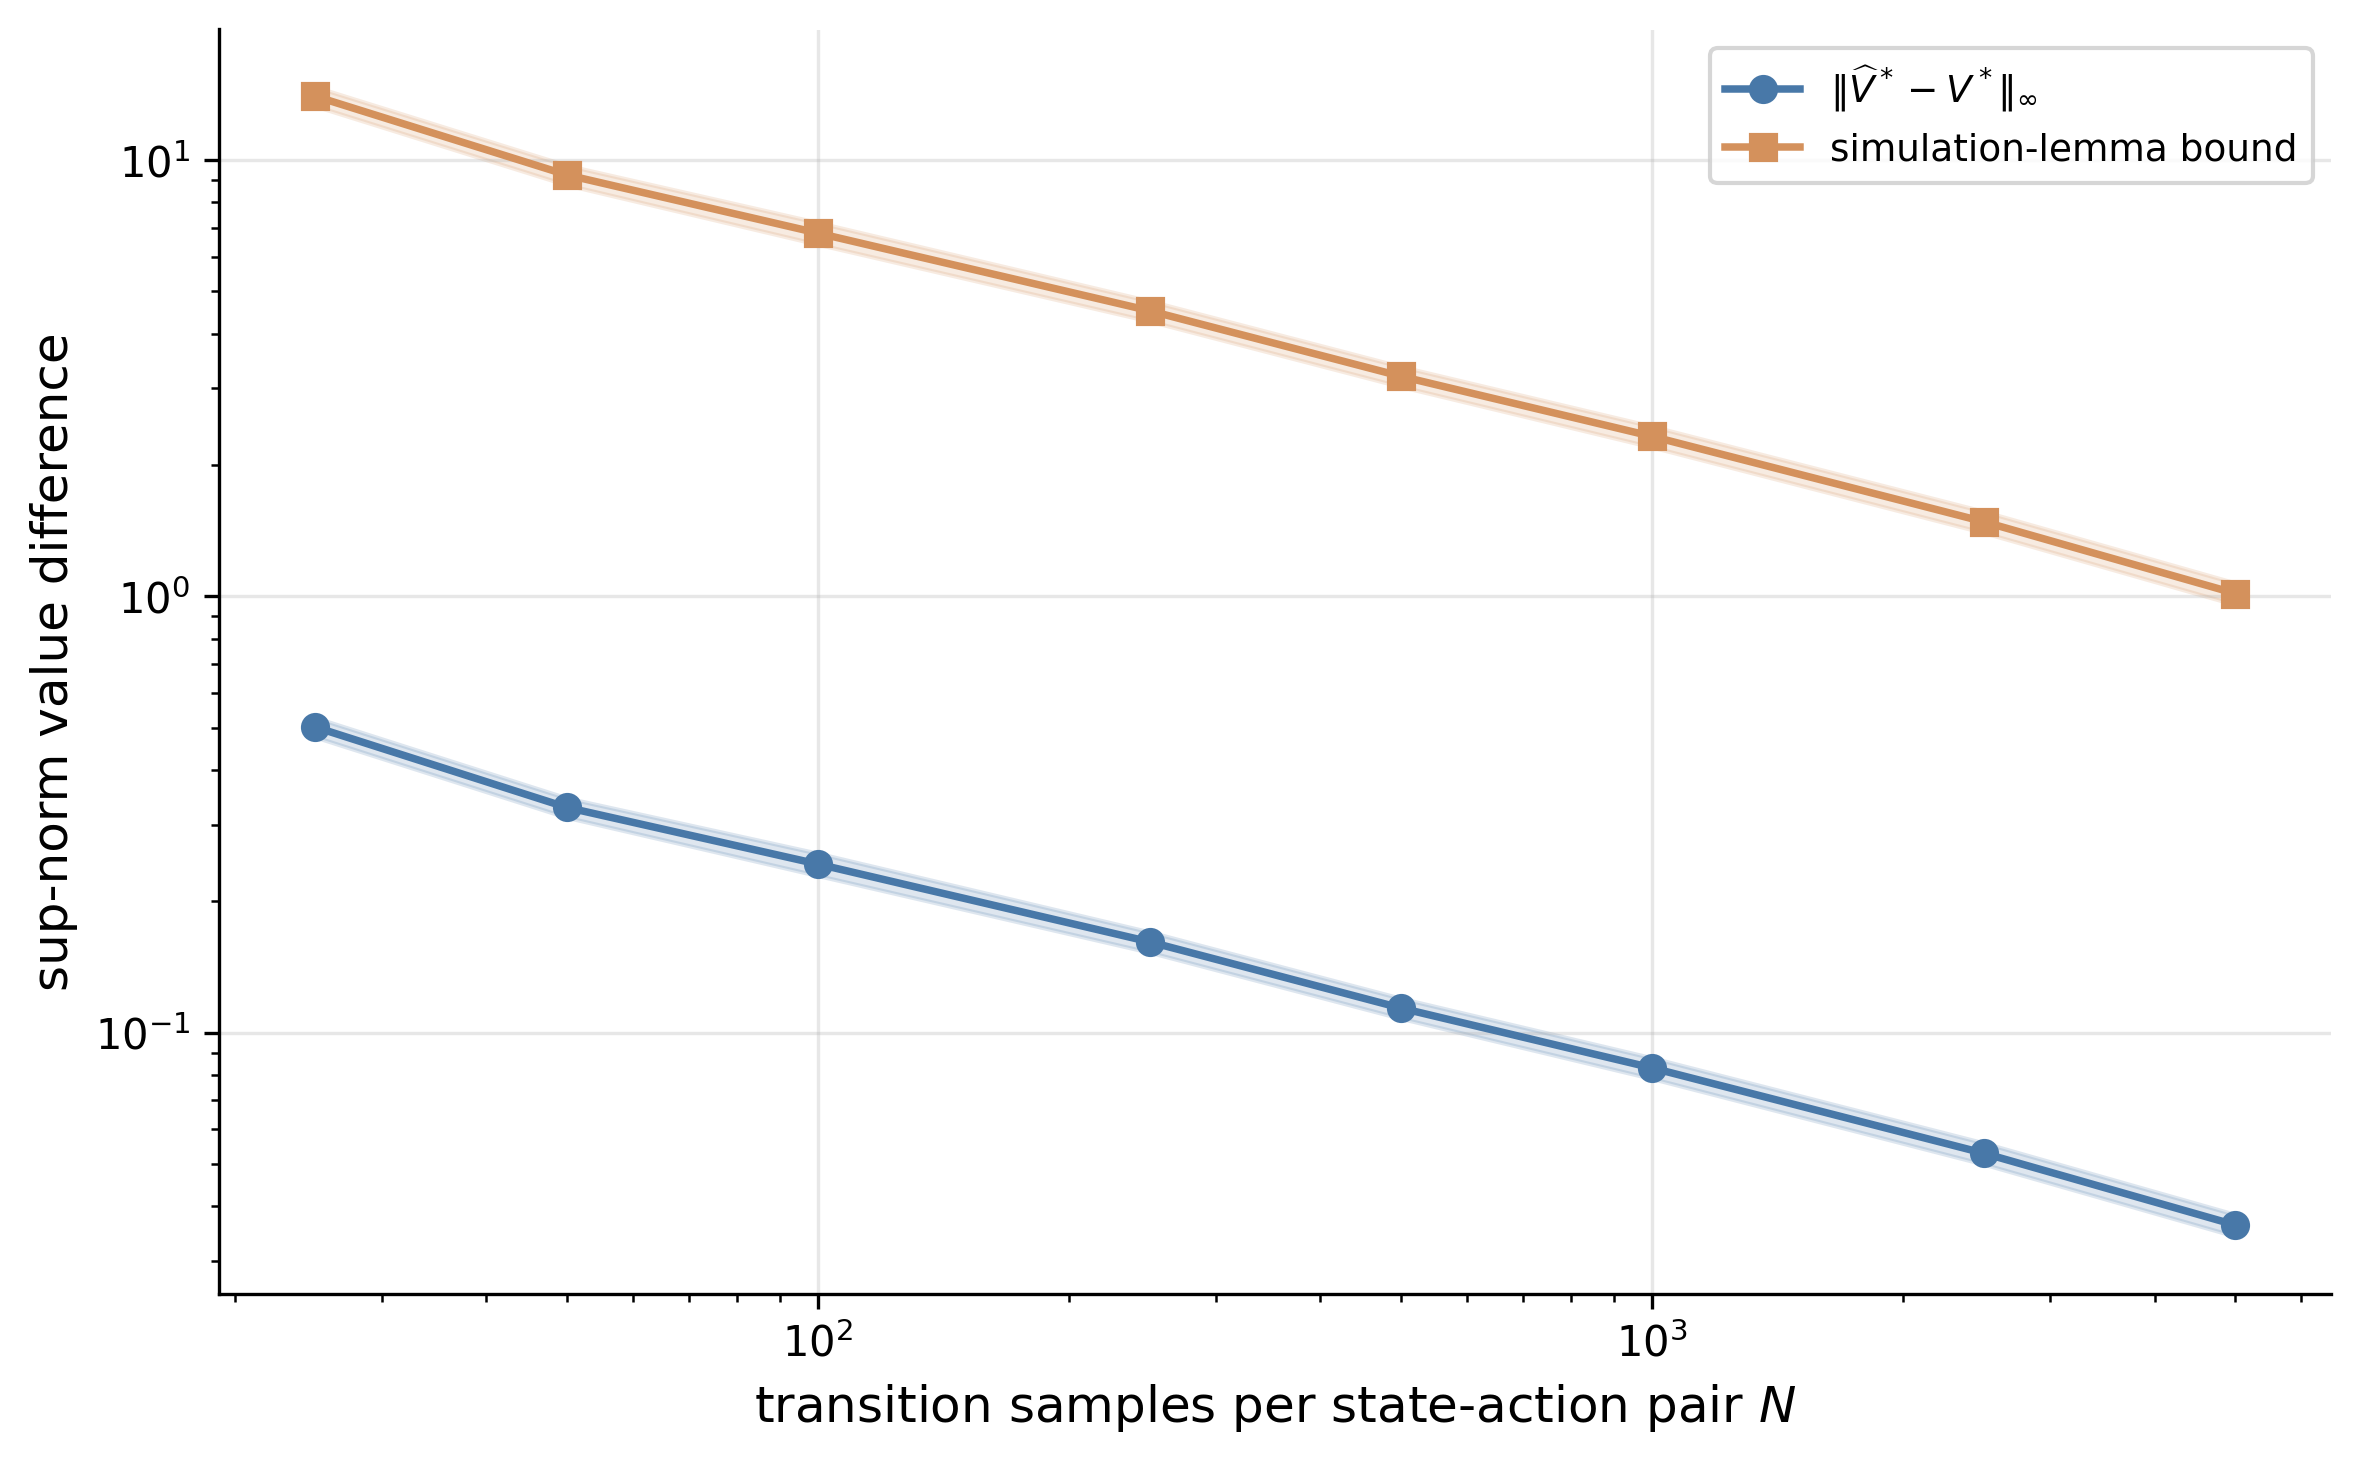

Write Python code to recreate this figure.
# Learning the Engine Replacement MDP transition model
# Chapter 12 - World Models and Model-Based Reinforcement Learning
# Estimates all four binary transition rows, plans in each empirical model, and
# compares optimal-value error with a discounted simulation-lemma bound.

import argparse
import os
import sys

sys.path.insert(0, os.path.join(os.path.dirname(__file__), "..", ".."))
from sims.engine import ACTION_NAMES, GAMMA, STATE_NAMES, build_mdp, solve_optimal
from sims.plot_style import COLORS, FIG_SINGLE, apply_style
from sims.sim_cache import add_cache_args, load_results, save_results

apply_style()

import numpy as np

OUTPUT_DIR = os.path.dirname(__file__)
CACHE_DIR = os.path.join(OUTPUT_DIR, "cache")
SCRIPT_NAME = "engine_model_learning"

CONFIG = {
    "sample_sizes": [25, 50, 100, 250, 500, 1_000, 2_500, 5_000],
    "n_seeds": 200,
    "seed_start": 2900,
}


def empirical_kernel(samples, sample_size):
    P_hat = np.empty((2, 2, 2))
    for s in range(2):
        for a in range(2):
            p_high = float(samples[s, a, :sample_size].mean())
            P_hat[s, a] = [1.0 - p_high, p_high]
    return P_hat


def compute_data(force=None):
    if not force:
        cached = load_results(CACHE_DIR, SCRIPT_NAME, CONFIG)
        if cached is not None:
            print("Cache hit")
            return cached

    P, rewards = build_mdp()
    V_star, policy_star, _ = solve_optimal(P, rewards, GAMMA)
    true_p_high = P[:, :, 1]
    max_sample_size = max(CONFIG["sample_sizes"])
    n_sizes = len(CONFIG["sample_sizes"])
    estimates = np.empty((n_sizes, CONFIG["n_seeds"], 2, 2))
    value_errors = np.empty((n_sizes, CONFIG["n_seeds"]))
    bounds = np.empty((n_sizes, CONFIG["n_seeds"]))
    policy_losses = np.empty((n_sizes, CONFIG["n_seeds"]))
    policy_matches = np.empty((n_sizes, CONFIG["n_seeds"]), dtype=bool)
    kernel_l1_errors = np.empty((n_sizes, CONFIG["n_seeds"]))
    reward_bound = float(np.max(np.abs(rewards)))

    for seed_index in range(CONFIG["n_seeds"]):
        rng = np.random.default_rng(CONFIG["seed_start"] + seed_index)
        uniforms = rng.random((2, 2, max_sample_size))
        samples = uniforms < true_p_high[:, :, None]
        for size_index, sample_size in enumerate(CONFIG["sample_sizes"]):
            P_hat = empirical_kernel(samples, sample_size)
            V_hat, policy_hat, _ = solve_optimal(P_hat, rewards, GAMMA)
            estimates[size_index, seed_index] = P_hat[:, :, 1]
            value_errors[size_index, seed_index] = np.max(np.abs(V_hat - V_star))
            kernel_l1 = np.max(np.sum(np.abs(P_hat - P), axis=2))
            kernel_l1_errors[size_index, seed_index] = kernel_l1
            bounds[size_index, seed_index] = (
                GAMMA * reward_bound * kernel_l1 / (1.0 - GAMMA) ** 2
            )
            policy_matches[size_index, seed_index] = np.array_equal(
                policy_hat, policy_star
            )
            P_true_policy = np.array([P[s, policy_hat[s]] for s in range(P.shape[0])])
            r_true_policy = np.array(
                [rewards[s, policy_hat[s]] for s in range(P.shape[0])]
            )
            V_true_policy = np.linalg.solve(
                np.eye(P.shape[0]) - GAMMA * P_true_policy, r_true_policy
            )
            policy_losses[size_index, seed_index] = np.max(V_star - V_true_policy)

    if np.any(value_errors > bounds + 1e-10):
        raise AssertionError(
            "a realized value error exceeds the simulation-lemma bound"
        )

    mean_errors = value_errors.mean(axis=1)
    mean_bounds = bounds.mean(axis=1)
    log_sizes = np.log(np.asarray(CONFIG["sample_sizes"], dtype=float))
    error_slope = float(np.polyfit(log_sizes, np.log(mean_errors), 1)[0])
    bound_slope = float(np.polyfit(log_sizes, np.log(mean_bounds), 1)[0])
    assert mean_errors[-1] < mean_errors[0]
    assert mean_bounds[-1] < mean_bounds[0]
    assert error_slope < 0.0 and bound_slope < 0.0

    data = {
        "P": P,
        "rewards": rewards,
        "V_star": V_star,
        "policy_star": policy_star,
        "true_p_high": true_p_high,
        "estimates": estimates,
        "value_errors": value_errors,
        "bounds": bounds,
        "policy_losses": policy_losses,
        "policy_matches": policy_matches,
        "kernel_l1_errors": kernel_l1_errors,
        "error_slope": error_slope,
        "bound_slope": bound_slope,
    }
    save_results(CACHE_DIR, SCRIPT_NAME, CONFIG, data)
    return data


def standard_error(values):
    return values.std(axis=1, ddof=1) / np.sqrt(values.shape[1])


def print_results(data):
    print("LEARNING THE ENGINE REPLACEMENT MDP TRANSITIONS")
    print(
        f"seeds {CONFIG['n_seeds']}  seed start {CONFIG['seed_start']}  "
        f"gamma {GAMMA:.3f}"
    )
    print("true P(next=high | state, action)")
    for s, state in enumerate(STATE_NAMES):
        for a, action in enumerate(ACTION_NAMES):
            print(f"  {state:5s} {action:7s} {data['true_p_high'][s, a]:.6f}")
    print()
    print(
        "N      p_LK      p_LR      p_HK      p_HR"
        "   value error       SE       bound       SE   policy match"
    )
    error_se = standard_error(data["value_errors"])
    bound_se = standard_error(data["bounds"])
    for i, sample_size in enumerate(CONFIG["sample_sizes"]):
        estimate_means = data["estimates"][i].mean(axis=0)
        print(
            f"{sample_size:5d} {estimate_means[0, 0]:10.6f}"
            f" {estimate_means[0, 1]:10.6f} {estimate_means[1, 0]:10.6f}"
            f" {estimate_means[1, 1]:10.6f}"
            f" {data['value_errors'][i].mean():13.6f} {error_se[i]:9.6f}"
            f" {data['bounds'][i].mean():11.6f} {bound_se[i]:9.6f}"
            f" {data['policy_matches'][i].mean():14.6f}"
        )
    print()
    print(f"log-log value-error slope {data['error_slope']:.6f}")
    print(f"log-log bound slope {data['bound_slope']:.6f}")
    print(
        f"maximum realized error-minus-bound "
        f"{np.max(data['value_errors'] - data['bounds']):.3e}"
    )
    print(f"maximum true-policy loss {data['policy_losses'].max():.6f}")


def generate_outputs(data):
    import matplotlib.pyplot as plt

    sample_sizes = np.asarray(CONFIG["sample_sizes"])
    mean_errors = data["value_errors"].mean(axis=1)
    error_se = standard_error(data["value_errors"])
    mean_bounds = data["bounds"].mean(axis=1)
    bound_se = standard_error(data["bounds"])

    fig, ax = plt.subplots(figsize=FIG_SINGLE)
    ax.plot(
        sample_sizes,
        mean_errors,
        marker="o",
        color=COLORS["blue"],
        label=r"$\|\widehat V^*-V^*\|_\infty$",
    )
    ax.fill_between(
        sample_sizes,
        mean_errors - error_se,
        mean_errors + error_se,
        color=COLORS["blue"],
        alpha=0.18,
    )
    ax.plot(
        sample_sizes,
        mean_bounds,
        marker="s",
        color=COLORS["orange"],
        label="simulation-lemma bound",
    )
    ax.fill_between(
        sample_sizes,
        mean_bounds - bound_se,
        mean_bounds + bound_se,
        color=COLORS["orange"],
        alpha=0.18,
    )
    ax.set_xscale("log")
    ax.set_yscale("log")
    ax.set_xlabel("transition samples per state-action pair $N$")
    ax.set_ylabel("sup-norm value difference")
    ax.legend()
    fig.tight_layout()
    figure_path = os.path.join(OUTPUT_DIR, "engine_model_learning.png")
    fig.savefig(figure_path, dpi=300, bbox_inches="tight")
    plt.close(fig)
    print(f"Figure saved {figure_path}")

    table_path = os.path.join(OUTPUT_DIR, "engine_model_learning.tex")
    with open(table_path, "w") as f:
        f.write("\\begin{table}[H]\n")
        f.write("\\centering\n")
        f.write("\\small\n")
        f.write(
            "\\caption{Learning the four Engine Replacement MDP transition rows. "
            "Value errors, bounds, and standard errors use two hundred fixed seeds.}\n"
        )
        f.write("\\label{tab:engine_model_learning}\n")
        f.write("\\begin{tabular}{rrrrrr}\n")
        f.write("\\hline\n")
        f.write(
            "$N$ & mean kernel error & value error & s.e. "
            "& simulation bound & s.e. \\\\\n"
        )
        f.write("\\hline\n")
        for i, sample_size in enumerate(CONFIG["sample_sizes"]):
            f.write(
                f"{sample_size:,} & {data['kernel_l1_errors'][i].mean():.4f} "
                f"& {mean_errors[i]:.4f} & {error_se[i]:.4f} "
                f"& {mean_bounds[i]:.4f} & {bound_se[i]:.4f} \\\\\n"
            )
        f.write("\\hline\n")
        f.write(
            "\\multicolumn{6}{l}{Final mean estimates of $P(\\mathrm{high}\\mid s,a)$} \\\\\n"
        )
        f.write("\\hline\n")
        f.write(
            "low, keep & low, replace & high, keep & high, replace "
            "& \\multicolumn{2}{c}{optimal-policy matches} \\\\\n"
        )
        f.write("\\hline\n")
        final_estimates = data["estimates"][-1].mean(axis=0)
        f.write(
            f"{final_estimates[0, 0]:.4f} & {final_estimates[0, 1]:.4f} "
            f"& {final_estimates[1, 0]:.4f} & {final_estimates[1, 1]:.4f} "
            f"& \\multicolumn{{2}}{{c}}{{{data['policy_matches'][-1].mean():.3f}}} \\\\\n"
        )
        f.write("\\hline\n")
        f.write("\\end{tabular}\n")
        f.write("\\end{table}\n")
    print(f"Table saved {table_path}")


def main():
    parser = argparse.ArgumentParser(
        description="Learn the Engine Replacement MDP transition model"
    )
    add_cache_args(parser)
    args = parser.parse_args()
    cache_path = os.path.join(CACHE_DIR, f"{SCRIPT_NAME}.pkl")
    if args.plots_only and not os.path.exists(cache_path):
        raise FileNotFoundError("plots-only requires a matching cache")
    data = compute_data(force=not args.plots_only)
    print_results(data)
    if not args.data_only:
        generate_outputs(data)


if __name__ == "__main__":
    main()
